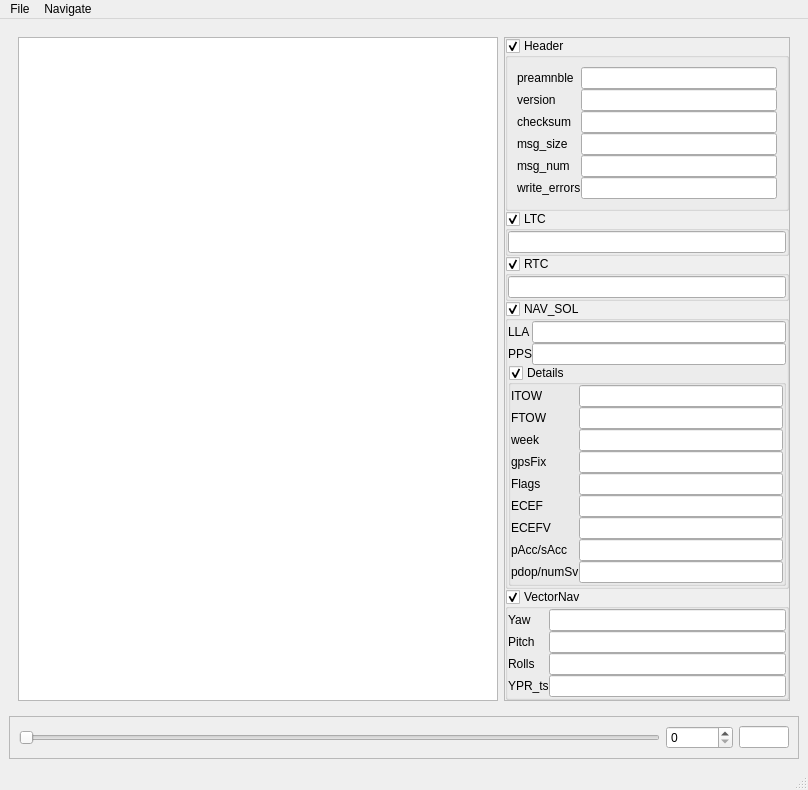
<?xml version="1.0" encoding="UTF-8"?>
<ui version="4.0">
 <class>MainWindow</class>
 <widget class="QMainWindow" name="MainWindow">
  <property name="geometry">
   <rect>
    <x>0</x>
    <y>0</y>
    <width>808</width>
    <height>776</height>
   </rect>
  </property>
  <property name="windowTitle">
   <string>MainWindow</string>
  </property>
  <widget class="QWidget" name="centralwidget">
   <layout class="QVBoxLayout" name="verticalLayout">
    <item>
     <widget class="QWidget" name="widget" native="true">
      <layout class="QHBoxLayout" name="horizontalLayout_2">
       <item>
        <widget class="QPlainTextEdit" name="hex_view">
         <property name="minimumSize">
          <size>
           <width>480</width>
           <height>0</height>
          </size>
         </property>
         <property name="font">
          <font>
           <family>Courier New</family>
          </font>
         </property>
         <property name="readOnly">
          <bool>false</bool>
         </property>
        </widget>
       </item>
       <item>
        <widget class="QFrame" name="Info">
         <property name="minimumSize">
          <size>
           <width>220</width>
           <height>0</height>
          </size>
         </property>
         <property name="frameShape">
          <enum>QFrame::StyledPanel</enum>
         </property>
         <property name="frameShadow">
          <enum>QFrame::Raised</enum>
         </property>
         <layout class="QVBoxLayout" name="verticalLayout_2">
          <property name="spacing">
           <number>0</number>
          </property>
          <property name="margin">
           <number>0</number>
          </property>
          <item>
           <widget class="QGroupBox" name="header_gb">
            <property name="title">
             <string>Header</string>
            </property>
            <property name="flat">
             <bool>true</bool>
            </property>
            <property name="checkable">
             <bool>true</bool>
            </property>
            <layout class="QVBoxLayout" name="verticalLayout_3">
             <item>
              <widget class="QWidget" name="widget_2" native="true">
               <layout class="QFormLayout" name="formLayout">
                <property name="horizontalSpacing">
                 <number>0</number>
                </property>
                <property name="verticalSpacing">
                 <number>0</number>
                </property>
                <property name="margin">
                 <number>0</number>
                </property>
                <item row="0" column="0">
                 <widget class="QLabel" name="label">
                  <property name="text">
                   <string>preamnble</string>
                  </property>
                 </widget>
                </item>
                <item row="1" column="0">
                 <widget class="QLabel" name="label_2">
                  <property name="text">
                   <string>version</string>
                  </property>
                 </widget>
                </item>
                <item row="2" column="0">
                 <widget class="QLabel" name="label_3">
                  <property name="text">
                   <string>checksum</string>
                  </property>
                 </widget>
                </item>
                <item row="3" column="0">
                 <widget class="QLabel" name="label_4">
                  <property name="text">
                   <string>msg_size</string>
                  </property>
                 </widget>
                </item>
                <item row="4" column="0">
                 <widget class="QLabel" name="label_5">
                  <property name="text">
                   <string>msg_num</string>
                  </property>
                 </widget>
                </item>
                <item row="5" column="0">
                 <widget class="QLabel" name="label_6">
                  <property name="text">
                   <string>write_errors</string>
                  </property>
                 </widget>
                </item>
                <item row="0" column="1">
                 <widget class="QLineEdit" name="header_preamble"/>
                </item>
                <item row="1" column="1">
                 <widget class="QLineEdit" name="header_version"/>
                </item>
                <item row="2" column="1">
                 <widget class="QLineEdit" name="header_checksum"/>
                </item>
                <item row="3" column="1">
                 <widget class="QLineEdit" name="header_msg_size"/>
                </item>
                <item row="4" column="1">
                 <widget class="QLineEdit" name="header_msg_num"/>
                </item>
                <item row="5" column="1">
                 <widget class="QLineEdit" name="header_write_errors"/>
                </item>
               </layout>
              </widget>
             </item>
            </layout>
           </widget>
          </item>
          <item>
           <widget class="QGroupBox" name="ltc_gb">
            <property name="title">
             <string>LTC</string>
            </property>
            <property name="flat">
             <bool>true</bool>
            </property>
            <property name="checkable">
             <bool>true</bool>
            </property>
            <layout class="QVBoxLayout" name="verticalLayout_4">
             <property name="spacing">
              <number>0</number>
             </property>
             <property name="margin">
              <number>0</number>
             </property>
             <item>
              <widget class="QLineEdit" name="ltc_ltc"/>
             </item>
            </layout>
           </widget>
          </item>
          <item>
           <widget class="QGroupBox" name="rtc_gb">
            <property name="title">
             <string>RTC</string>
            </property>
            <property name="flat">
             <bool>true</bool>
            </property>
            <property name="checkable">
             <bool>true</bool>
            </property>
            <layout class="QVBoxLayout" name="verticalLayout_5">
             <property name="spacing">
              <number>0</number>
             </property>
             <property name="margin">
              <number>0</number>
             </property>
             <item>
              <widget class="QLineEdit" name="rtc_rtc"/>
             </item>
            </layout>
           </widget>
          </item>
          <item>
           <widget class="QGroupBox" name="nav_sol_gb">
            <property name="title">
             <string>NAV_SOL</string>
            </property>
            <property name="flat">
             <bool>true</bool>
            </property>
            <property name="checkable">
             <bool>true</bool>
            </property>
            <layout class="QVBoxLayout" name="verticalLayout_6">
             <property name="spacing">
              <number>0</number>
             </property>
             <property name="margin">
              <number>0</number>
             </property>
             <item>
              <widget class="QWidget" name="widget_4" native="true">
               <layout class="QFormLayout" name="formLayout_3">
                <property name="horizontalSpacing">
                 <number>0</number>
                </property>
                <property name="verticalSpacing">
                 <number>0</number>
                </property>
                <property name="margin">
                 <number>0</number>
                </property>
                <item row="0" column="0">
                 <widget class="QLabel" name="label_17">
                  <property name="text">
                   <string>LLA</string>
                  </property>
                 </widget>
                </item>
                <item row="0" column="1">
                 <widget class="QLineEdit" name="nav_sol_lla"/>
                </item>
                <item row="1" column="0">
                 <widget class="QLabel" name="label_16">
                  <property name="text">
                   <string>PPS</string>
                  </property>
                 </widget>
                </item>
                <item row="1" column="1">
                 <widget class="QLineEdit" name="nav_sol_pps"/>
                </item>
               </layout>
              </widget>
             </item>
             <item>
              <widget class="QGroupBox" name="nav_sol_details_gb">
               <property name="title">
                <string>Details</string>
               </property>
               <property name="flat">
                <bool>true</bool>
               </property>
               <property name="checkable">
                <bool>true</bool>
               </property>
               <property name="checked">
                <bool>true</bool>
               </property>
               <layout class="QVBoxLayout" name="verticalLayout_7">
                <property name="spacing">
                 <number>0</number>
                </property>
                <property name="margin">
                 <number>0</number>
                </property>
                <item>
                 <widget class="QWidget" name="widget_3" native="true">
                  <layout class="QFormLayout" name="formLayout_2">
                   <property name="horizontalSpacing">
                    <number>0</number>
                   </property>
                   <property name="verticalSpacing">
                    <number>0</number>
                   </property>
                   <property name="margin">
                    <number>0</number>
                   </property>
                   <item row="1" column="0">
                    <widget class="QLabel" name="label_7">
                     <property name="text">
                      <string>ITOW</string>
                     </property>
                    </widget>
                   </item>
                   <item row="1" column="1">
                    <widget class="QLineEdit" name="nav_sol_itow"/>
                   </item>
                   <item row="2" column="0">
                    <widget class="QLabel" name="label_8">
                     <property name="text">
                      <string>FTOW</string>
                     </property>
                    </widget>
                   </item>
                   <item row="2" column="1">
                    <widget class="QLineEdit" name="nav_sol_ftow"/>
                   </item>
                   <item row="3" column="0">
                    <widget class="QLabel" name="label_9">
                     <property name="text">
                      <string>week</string>
                     </property>
                    </widget>
                   </item>
                   <item row="4" column="0">
                    <widget class="QLabel" name="label_10">
                     <property name="text">
                      <string>gpsFix</string>
                     </property>
                    </widget>
                   </item>
                   <item row="5" column="0">
                    <widget class="QLabel" name="label_11">
                     <property name="text">
                      <string>Flags</string>
                     </property>
                    </widget>
                   </item>
                   <item row="6" column="0">
                    <widget class="QLabel" name="label_12">
                     <property name="text">
                      <string>ECEF</string>
                     </property>
                    </widget>
                   </item>
                   <item row="7" column="0">
                    <widget class="QLabel" name="label_13">
                     <property name="text">
                      <string>ECEFV</string>
                     </property>
                    </widget>
                   </item>
                   <item row="8" column="0">
                    <widget class="QLabel" name="label_14">
                     <property name="text">
                      <string>pAcc/sAcc</string>
                     </property>
                    </widget>
                   </item>
                   <item row="9" column="0">
                    <widget class="QLabel" name="label_15">
                     <property name="text">
                      <string>pdop/numSv</string>
                     </property>
                    </widget>
                   </item>
                   <item row="3" column="1">
                    <widget class="QLineEdit" name="nav_sol_week"/>
                   </item>
                   <item row="4" column="1">
                    <widget class="QLineEdit" name="nav_sol_gpsfix"/>
                   </item>
                   <item row="5" column="1">
                    <widget class="QLineEdit" name="nav_sol_flags"/>
                   </item>
                   <item row="6" column="1">
                    <widget class="QLineEdit" name="nav_sol_ecef"/>
                   </item>
                   <item row="7" column="1">
                    <widget class="QLineEdit" name="nav_sol_ecefv"/>
                   </item>
                   <item row="8" column="1">
                    <widget class="QLineEdit" name="nav_sol_pacc_sacc"/>
                   </item>
                   <item row="9" column="1">
                    <widget class="QLineEdit" name="nav_sol_pdop_numsv"/>
                   </item>
                  </layout>
                 </widget>
                </item>
               </layout>
              </widget>
             </item>
            </layout>
           </widget>
          </item>
          <item>
           <widget class="QGroupBox" name="vnav_gb">
            <property name="title">
             <string>VectorNav</string>
            </property>
            <property name="flat">
             <bool>true</bool>
            </property>
            <property name="checkable">
             <bool>true</bool>
            </property>
            <layout class="QVBoxLayout" name="verticalLayout_8">
             <property name="spacing">
              <number>0</number>
             </property>
             <property name="margin">
              <number>0</number>
             </property>
             <item>
              <widget class="QWidget" name="widget_5" native="true">
               <layout class="QFormLayout" name="formLayout_4">
                <property name="horizontalSpacing">
                 <number>0</number>
                </property>
                <property name="verticalSpacing">
                 <number>0</number>
                </property>
                <property name="margin">
                 <number>0</number>
                </property>
                <item row="0" column="0">
                 <widget class="QLabel" name="label_18">
                  <property name="text">
                   <string>Yaw</string>
                  </property>
                 </widget>
                </item>
                <item row="0" column="1">
                 <widget class="QLineEdit" name="vnav_ypr_yaw"/>
                </item>
                <item row="1" column="0">
                 <widget class="QLabel" name="label_19">
                  <property name="text">
                   <string>Pitch</string>
                  </property>
                 </widget>
                </item>
                <item row="2" column="0">
                 <widget class="QLabel" name="label_20">
                  <property name="text">
                   <string>Rolls</string>
                  </property>
                 </widget>
                </item>
                <item row="3" column="0">
                 <widget class="QLabel" name="label_21">
                  <property name="text">
                   <string>YPR_ts</string>
                  </property>
                 </widget>
                </item>
                <item row="1" column="1">
                 <widget class="QLineEdit" name="vnav_ypr_pitch"/>
                </item>
                <item row="2" column="1">
                 <widget class="QLineEdit" name="vnav_ypr_roll"/>
                </item>
                <item row="3" column="1">
                 <widget class="QLineEdit" name="vnav_ypr_timestamp"/>
                </item>
               </layout>
              </widget>
             </item>
            </layout>
           </widget>
          </item>
          <item>
           <spacer name="verticalSpacer">
            <property name="orientation">
             <enum>Qt::Vertical</enum>
            </property>
            <property name="sizeHint" stdset="0">
             <size>
              <width>20</width>
              <height>40</height>
             </size>
            </property>
           </spacer>
          </item>
         </layout>
        </widget>
       </item>
      </layout>
     </widget>
    </item>
    <item>
     <widget class="QFrame" name="frame_2">
      <property name="frameShape">
       <enum>QFrame::StyledPanel</enum>
      </property>
      <property name="frameShadow">
       <enum>QFrame::Raised</enum>
      </property>
      <layout class="QHBoxLayout" name="horizontalLayout_3">
       <item>
        <widget class="QSlider" name="rangeSlider">
         <property name="orientation">
          <enum>Qt::Horizontal</enum>
         </property>
        </widget>
       </item>
       <item>
        <widget class="QSpinBox" name="rangeSpinBox">
         <property name="maximum">
          <number>999999999</number>
         </property>
        </widget>
       </item>
       <item>
        <widget class="QLineEdit" name="packetCountEdit">
         <property name="maximumSize">
          <size>
           <width>50</width>
           <height>16777215</height>
          </size>
         </property>
         <property name="alignment">
          <set>Qt::AlignRight|Qt::AlignTrailing|Qt::AlignVCenter</set>
         </property>
         <property name="readOnly">
          <bool>true</bool>
         </property>
        </widget>
       </item>
      </layout>
     </widget>
    </item>
   </layout>
  </widget>
  <widget class="QMenuBar" name="menubar">
   <property name="geometry">
    <rect>
     <x>0</x>
     <y>0</y>
     <width>808</width>
     <height>21</height>
    </rect>
   </property>
   <widget class="QMenu" name="menuOpen">
    <property name="title">
     <string>File</string>
    </property>
    <addaction name="actionOpen"/>
   </widget>
   <widget class="QMenu" name="menuNavigate">
    <property name="title">
     <string>Navigate</string>
    </property>
    <addaction name="actionNext"/>
    <addaction name="actionPrev"/>
   </widget>
   <addaction name="menuOpen"/>
   <addaction name="menuNavigate"/>
  </widget>
  <widget class="QStatusBar" name="statusbar"/>
  <action name="actionOpen">
   <property name="text">
    <string>&amp;Open</string>
   </property>
   <property name="shortcut">
    <string>Ctrl+O</string>
   </property>
  </action>
  <action name="actionNext">
   <property name="text">
    <string>Next</string>
   </property>
   <property name="shortcut">
    <string>Right</string>
   </property>
  </action>
  <action name="actionPrev">
   <property name="text">
    <string>Prev</string>
   </property>
   <property name="shortcut">
    <string>Left</string>
   </property>
  </action>
 </widget>
 <resources/>
 <connections>
  <connection>
   <sender>rangeSlider</sender>
   <signal>sliderMoved(int)</signal>
   <receiver>rangeSpinBox</receiver>
   <slot>setValue(int)</slot>
   <hints>
    <hint type="sourcelabel">
     <x>483</x>
     <y>548</y>
    </hint>
    <hint type="destinationlabel">
     <x>652</x>
     <y>560</y>
    </hint>
   </hints>
  </connection>
  <connection>
   <sender>rangeSpinBox</sender>
   <signal>valueChanged(int)</signal>
   <receiver>rangeSlider</receiver>
   <slot>setValue(int)</slot>
   <hints>
    <hint type="sourcelabel">
     <x>652</x>
     <y>560</y>
    </hint>
    <hint type="destinationlabel">
     <x>571</x>
     <y>559</y>
    </hint>
   </hints>
  </connection>
  <connection>
   <sender>header_gb</sender>
   <signal>clicked(bool)</signal>
   <receiver>widget_2</receiver>
   <slot>setVisible(bool)</slot>
   <hints>
    <hint type="sourcelabel">
     <x>578</x>
     <y>58</y>
    </hint>
    <hint type="destinationlabel">
     <x>629</x>
     <y>76</y>
    </hint>
   </hints>
  </connection>
  <connection>
   <sender>ltc_gb</sender>
   <signal>clicked(bool)</signal>
   <receiver>ltc_ltc</receiver>
   <slot>setVisible(bool)</slot>
   <hints>
    <hint type="sourcelabel">
     <x>708</x>
     <y>223</y>
    </hint>
    <hint type="destinationlabel">
     <x>708</x>
     <y>223</y>
    </hint>
   </hints>
  </connection>
  <connection>
   <sender>rtc_gb</sender>
   <signal>clicked(bool)</signal>
   <receiver>rtc_rtc</receiver>
   <slot>setVisible(bool)</slot>
   <hints>
    <hint type="sourcelabel">
     <x>708</x>
     <y>256</y>
    </hint>
    <hint type="destinationlabel">
     <x>708</x>
     <y>256</y>
    </hint>
   </hints>
  </connection>
  <connection>
   <sender>nav_sol_details_gb</sender>
   <signal>clicked(bool)</signal>
   <receiver>widget_3</receiver>
   <slot>setVisible(bool)</slot>
   <hints>
    <hint type="sourcelabel">
     <x>495</x>
     <y>317</y>
    </hint>
    <hint type="destinationlabel">
     <x>528</x>
     <y>325</y>
    </hint>
   </hints>
  </connection>
  <connection>
   <sender>nav_sol_gb</sender>
   <signal>clicked(bool)</signal>
   <receiver>widget_4</receiver>
   <slot>setVisible(bool)</slot>
   <hints>
    <hint type="sourcelabel">
     <x>591</x>
     <y>379</y>
    </hint>
    <hint type="destinationlabel">
     <x>591</x>
     <y>289</y>
    </hint>
   </hints>
  </connection>
  <connection>
   <sender>nav_sol_gb</sender>
   <signal>clicked(bool)</signal>
   <receiver>nav_sol_details_gb</receiver>
   <slot>setVisible(bool)</slot>
   <hints>
    <hint type="sourcelabel">
     <x>591</x>
     <y>379</y>
    </hint>
    <hint type="destinationlabel">
     <x>591</x>
     <y>406</y>
    </hint>
   </hints>
  </connection>
 </connections>
</ui>
